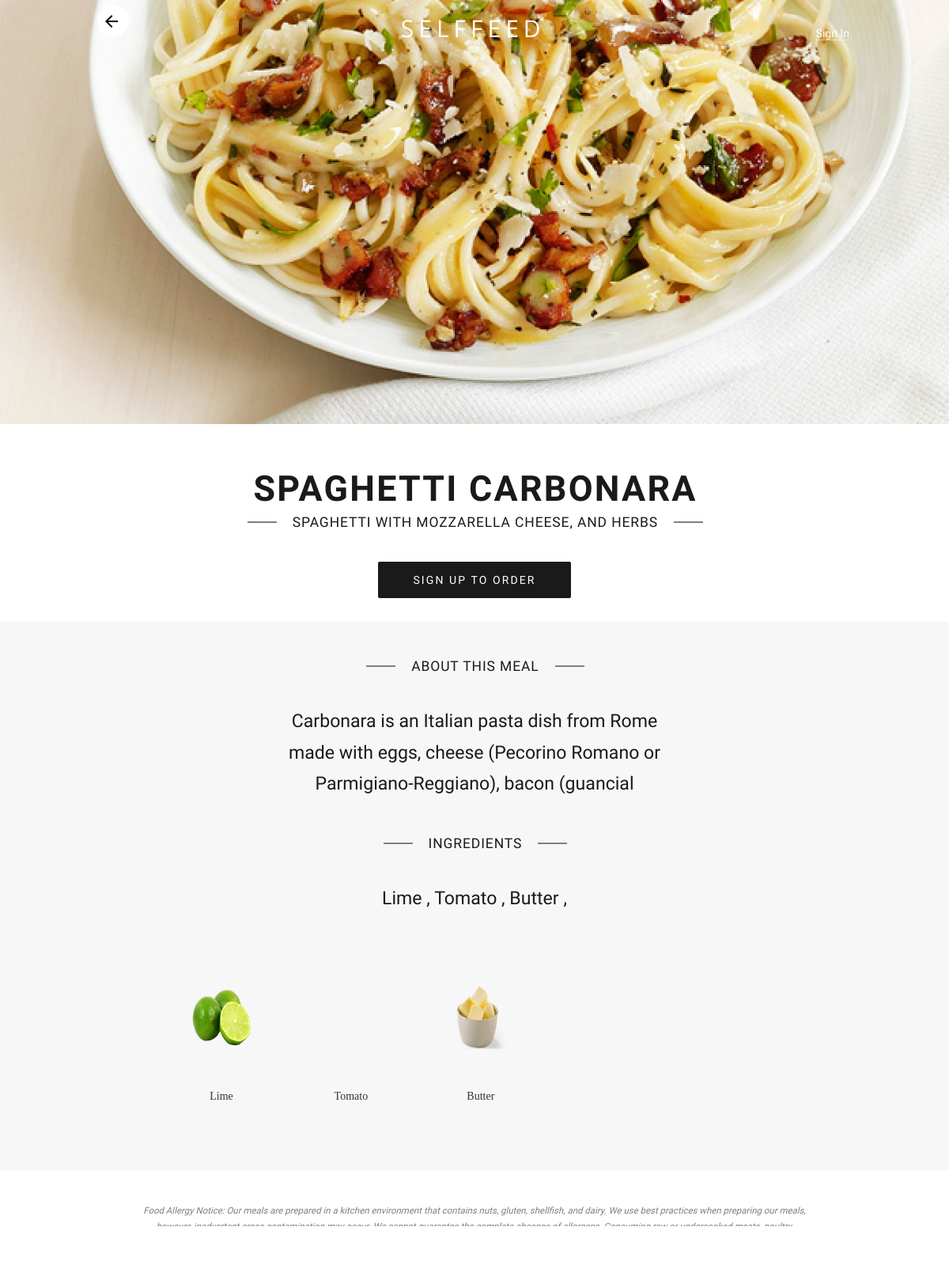
Page /index.php/Menu/details/11 on the committed database.
### tables this page shows
CREATE TABLE IF NOT EXISTS `products` (
  `product_id` int(64) unsigned NOT NULL,
  `product_name` varchar(64) NOT NULL,
  `product_quantity` int(64) unsigned NOT NULL,
  `product_price` float NOT NULL,
  `product_active` tinyint(1) NOT NULL,
  `upload_date` date NOT NULL,
  `product_description` varchar(128) DEFAULT NULL,
  `product_brief_description` varchar(64) DEFAULT NULL
);

CREATE TABLE IF NOT EXISTS `food_ingredients` (
  `id` int(64) NOT NULL,
  `product_id` int(64) NOT NULL,
  `ingredient_id` int(64) NOT NULL
);

CREATE TABLE IF NOT EXISTS `ingredients` (
  `id` int(64) unsigned NOT NULL,
  `name` varchar(128) NOT NULL,
  `picture` varchar(128) NOT NULL
);

### application/controllers/Menu.php (called while the page is built, shortened)
<?php
class Menu extends CI_Controller {
    public function details($product_id)
    {
        $check = $this->db->get_where('products', array('product_id' =>$product_id))->result();
        if(count($check) > 0){
            $data['credit'] = false;
            $data['image_exists'] = false;
            $data['ingredient_exists'] = false;
            $data['product'] = $this->db->get_where('products', array('product_id' => $product_id))->result();
            $picture = $this->db->get_where('products_images', array('product_id' => $product_id))->result();
            $ingredients = $this->db->get_where('food_ingredients', array('product_id' => $product_id))->result();
            if(count($picture) == 1){
                $data['image_exists'] = true;
                $data['picture'] = $picture[0]->product_image;
            }
            if(count($ingredients) > 0){
                $this->db->select('*');
                $this->db->from('food_ingredients');
                $this->db->join('ingredients', 'food_ingredients.ingredient_id = ingredients.id');
                $this->db->where('food_ingredients.product_id = ', $product_id);
                $data['ingredients'] = $this->db->get()->result();
                $data['ingredient_exists'] = true;
            }
        }else{
            redirect('Menu');
        }
        $this->load->view('static_pages/details.php', $data);
    }
}

### index.php (called while the page is built, shortened)
<?php
require_once BASEPATH.'core/CodeIgniter.php';

### application/views/static_pages/details.php (the view, shortened to what this page needs)
<html>
    <head>
        <link rel="stylesheet" href="http://maxcdn.bootstrapcdn.com/bootstrap/3.3.7/css/bootstrap.min.css">
        <link rel="stylesheet" type="text/css" href="<?php echo base_url(); ?>/css/index.css">
    </head>
    <body>
        <div class="wrapper">
            <div class="menu_details_contents">
                <div class="page">
                    <div id="menu-item" class="fullscreen">
                        <div id="header" >
                            <div class="content-width">
                                <div class="header-line">
                                    <div class="left">
                                        <a class="clickable back" href="<?php echo base_url(); ?>index.php/Menu">
                                            <span class="icons-back"></span>
                                        </a>
                                    </div>
                                    <div class="center">
                                        <a href="#">SELFFEED</a>
                                    </div>
                                    <div class="right">
                                         <?php if(!$credit){ ?>
                                         <a href="#" onclick="sign_in()">Sign In</a>
                                         <?php } ?>
                                    </div>
                                </div>
                            </div>
                        </div>
                        <div class="background-image-wrapper" style="background-image :url(../../.<?php echo $picture; ?>);">
                        </div>
                        <div class="details-content-area position-relative">
                            <div class="details-product-description">
                                <div class="section_head">
                                    <h2>
                                        <div class="balanced-text">
                                            <span>
                                                <span>
                                                    <?php echo $product[0]->product_name; ?>
                                                </span>
                                            </span>
                                        </div>
                                    </h2>
                                    <h4>
                                        <span>
                                            <hr>
                                        </span>
                                        <span>
                                            <div class="balanced-text">
                                                <span> <?php echo $product[0]->product_brief_description; ?> </span>
                                            </div>
                                        </span>
                                        <span>
                                            <hr>
                                        </span>
                                    </h4>
                                </div>
                                <div class="section_buttons">
                                    <?php if(!$credit){ ?>
                                    <a class="button width_auto">
                                        Sign up to Order
                                    </a>
                                    <?php } else { ?>
                                    <a class='button width_auto' onclick="addToCart(<?php echo $product[0]->product_id ?>);">
                                        I'll Preorder this . RM <?php echo $product[0]->product_price; ?>
                                    </a>
                                    <?php } ?>
                                </div>
                            </div>
                            <div class="details-product-about">
                                <div class="section_head">
                                    <h4>
                                        <span><hr></span>
                                        <span>About This Meal</span>
                                        <span><hr></span>
                                    </h4>
                                </div>
                                <p>
                                    <?php echo $product[0]->product_description; ?>
                                </p>
                            </div>
                            <div class="details-product-ingredients">
                                <div class="section_head">
                                    <h4>
                                        <span><hr></span>
                                        <span>Ingredients</span>
                                        <span><hr></span>
                                    </h4>
                                </div>
                                <p id="margin-enabled">
                                   <?php foreach($ingredients as $ingredient){ ?>
                                    <?php echo $ingredient->name; ?> ,
                                   <?php } ?>
                                </p>
                                <div class="the-list" id="adjustable-height">
                                    <ul>
                                        <?php foreach($ingredients as $ingredient){ ?>
                                        <li><div class="list_image" style="background-image : url(../../.<?php echo $ingredient->picture; ?>)"></div>
                                            <div class="ingredient_name"><?php echo $ingredient->name; ?></div></li>
                                        <?php } ?>
                                    </ul>
                                </div>
                            </div>
                            <div class="details-product-allergens">
                                <p>Food Allergy Notice: Our meals are prepared in a kitchen environment that
                                    contains nuts, gluten, shellfish, and dairy. We use best practices
                                    when preparing our meals, however, inadvertent cross-contamination
                                    may occur. We cannot guarantee the complete absence of allergens.
                                    Consuming raw or undercooked meats, poultry, seafood, shellfish, or
                                    eggs may increase your risk of food-borne illness.</p>
                            </div>
                        </div>
                    </div>
                </div>
            </div>
        </div>
    </body>
</html>

### rows in the picture
products: product_name "SPAGHETTI CARBONARA", product_brief_description "SPAGHETTI WITH MOZZARELLA CHEESE, AND HERBS", product_description "Carbonara is an Italian pasta dish from Rome made with eggs, cheese (Pecorino Romano or Parmigiano-Reggiano), bacon (guancial"
food_ingredients: ingredient.name "Lime", ingredient.picture (picture)
food_ingredients: ingredient.name "Tomato"
food_ingredients: ingredient.name "Butter", ingredient.picture (picture)
